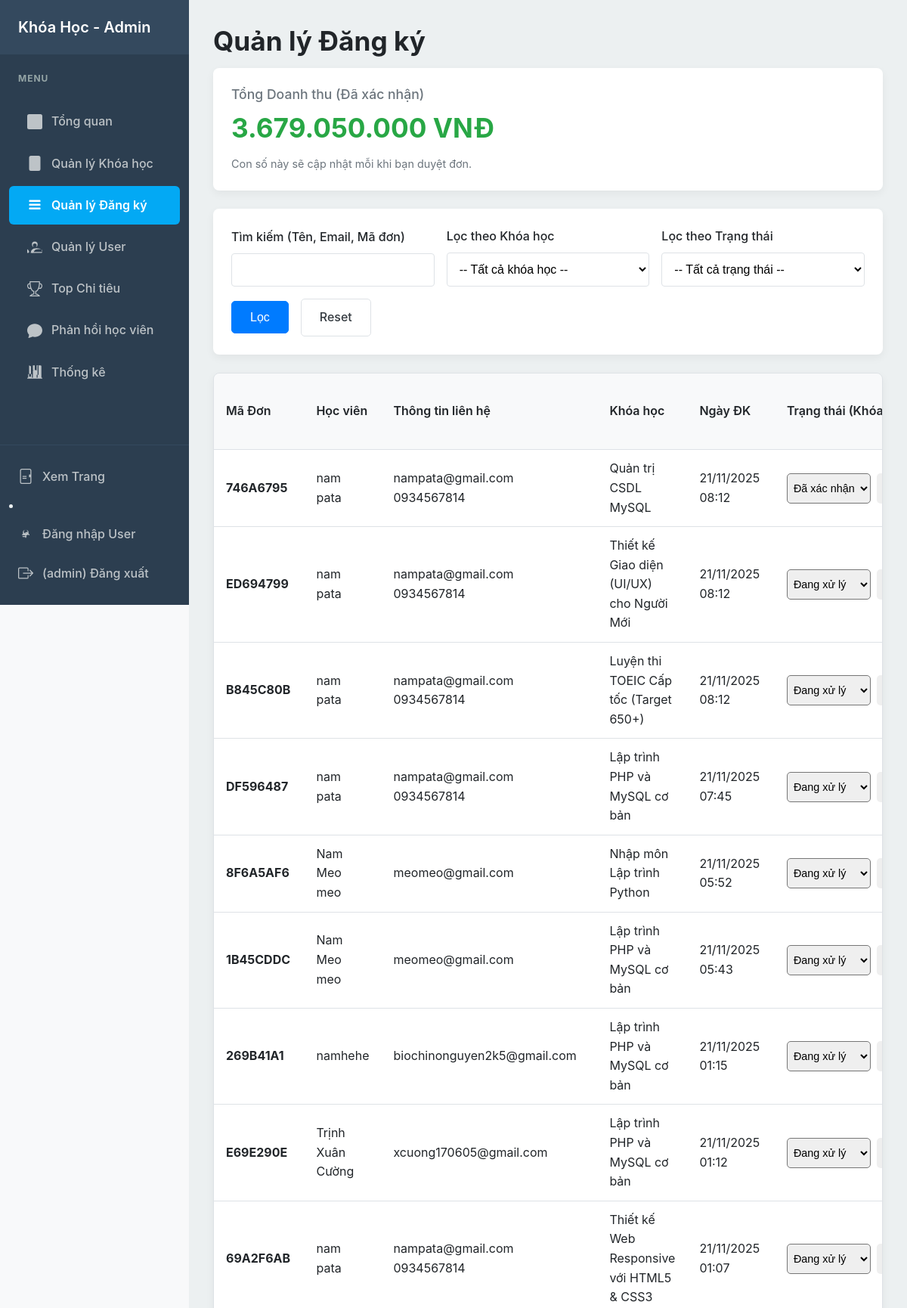
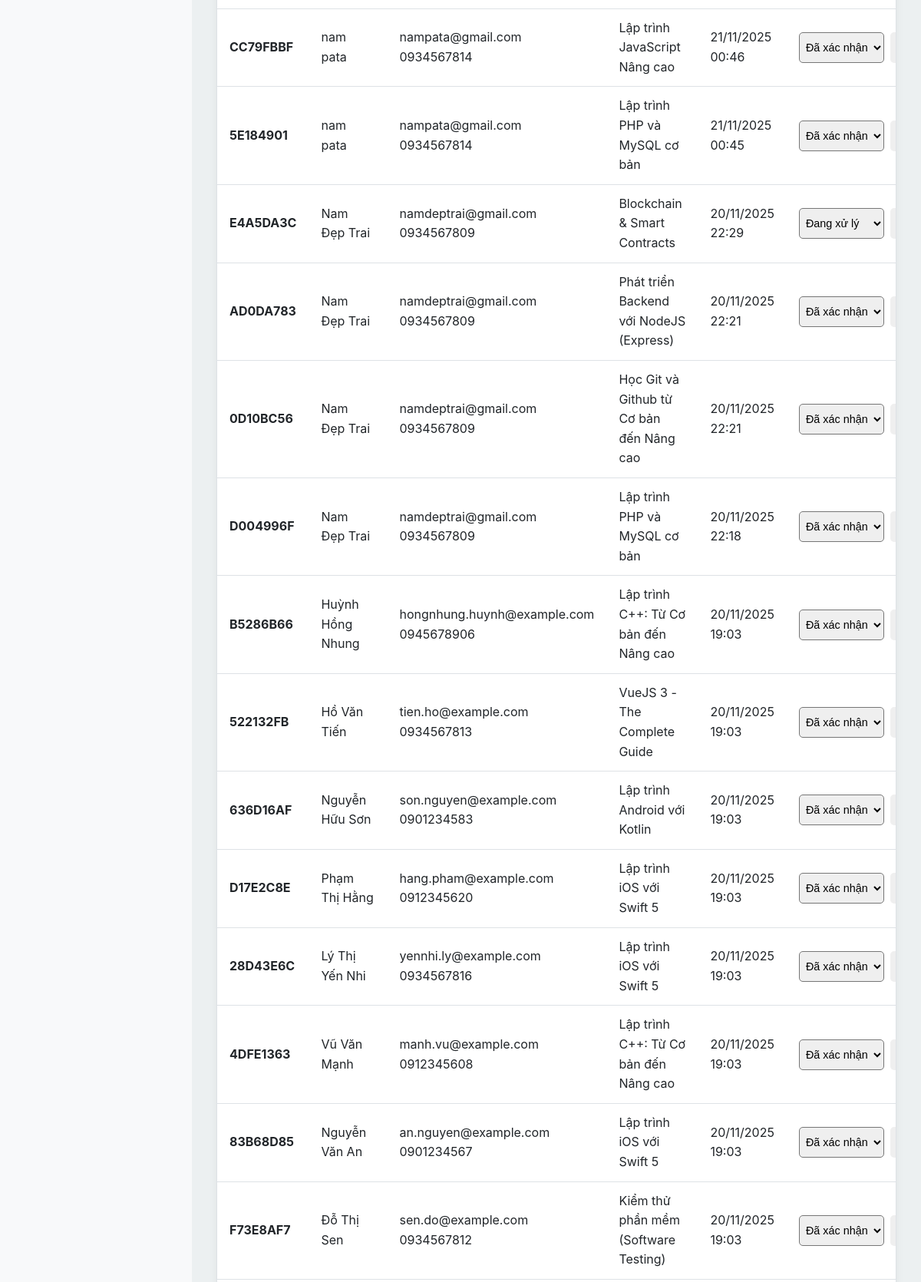
The page /admin/registrations.php (signed in, upper part) on the database its author committed (2 pictures, top to bottom).
### tables this page shows
CREATE TABLE IF NOT EXISTS `registrations` (
  `id` int NOT NULL AUTO_INCREMENT,
  `invoice_code` varchar(8) DEFAULT NULL,
  `student_code` varchar(20) DEFAULT NULL,
  `course_id` int NOT NULL,
  `student_name` varchar(255) NOT NULL,
  `student_email` varchar(255) NOT NULL,
  `student_phone` varchar(20) DEFAULT NULL,
  `notes` text,
  `status` enum('Đang xử lý','Đã xác nhận','Đã hủy') NOT NULL DEFAULT 'Đang xử lý',
  `is_counted` tinyint(1) DEFAULT '0',
  `registered_at` timestamp NOT NULL DEFAULT CURRENT_TIMESTAMP,
  PRIMARY KEY (`id`),
  UNIQUE KEY `invoice_code` (`invoice_code`),
  KEY `course_id` (`course_id`)
);

CREATE TABLE IF NOT EXISTS `courses` (
  `id` int NOT NULL AUTO_INCREMENT,
  `course_code` varchar(50) DEFAULT NULL,
  `category_id` int DEFAULT NULL,
  `name` varchar(255) NOT NULL,
  `short_description` text NOT NULL,
  `full_description` longtext NOT NULL,
  `fee` decimal(10,2) NOT NULL DEFAULT '0.00',
  `rating` decimal(2,1) DEFAULT '5.0',
  `rating_count` int DEFAULT '0',
  `students_count` int DEFAULT '0',
  `duration` varchar(100) DEFAULT NULL,
  `image_url` varchar(500) DEFAULT NULL,
  `material_url` varchar(255) DEFAULT NULL,
  `what_you_learn` text,
  `syllabus` text,
  `requirements` text,
  `created_at` timestamp NOT NULL DEFAULT CURRENT_TIMESTAMP,
  `likes_count` int DEFAULT '0',
  `dislikes_count` int DEFAULT '0',
  `comments_count` int DEFAULT '0',
  PRIMARY KEY (`id`),
  UNIQUE KEY `course_code` (`course_code`),
  KEY `fk_course_category` (`category_id`)
);

### inc/functions.php (called while the page is built, shortened)
<?php
function h(?string $string): string
{
    return htmlspecialchars($string ?? '', ENT_QUOTES, 'UTF-8');
}
?>

### admin/registrations.php (the view, shortened to what this page needs)
<?php
require_once __DIR__ . '/../inc/db.php';
try {
    $stmt_revenue = $pdo->query("
        SELECT SUM(CASE WHEN r.status = 'Đã xác nhận' THEN c.fee ELSE 0 END) as confirmed_revenue
        FROM registrations r
        JOIN courses c ON r.course_id = c.id
    ");
    $total_confirmed_revenue = (float)($stmt_revenue->fetchColumn() ?? 0);
} catch (PDOException $e) {
    $total_confirmed_revenue = 0;
}
require_once __DIR__ . '/../inc/admin_header.php';
$search_term = isset($_GET['search']) ? trim($_GET['search']) : '';
$possible_statuses = ['Đang xử lý', 'Đã xác nhận', 'Đã hủy'];
$base_sql = "FROM registrations r JOIN courses c ON r.course_id = c.id";
$where_sql = "";
$page = isset($_GET['page']) && (int)$_GET['page'] > 0 ? (int)$_GET['page'] : 1;
$per_page = 50;
$offset = ($page - 1) * $per_page;
$data_sql = "SELECT r.*, c.name as course_name
             " . $base_sql . $where_sql . "
             ORDER BY r.registered_at DESC
             LIMIT ? OFFSET ?";
$stmt = $pdo->prepare($data_sql);
$param_index = 1;
$stmt->bindValue($param_index, $per_page, PDO::PARAM_INT);
$param_index++;
$stmt->bindValue($param_index, $offset, PDO::PARAM_INT);
$stmt->execute();
$registrations = $stmt->fetchAll();
?>
<h1>Quản lý Đăng ký</h1>
<div class="dashboard-stats" style="grid-template-columns: 1fr; margin-bottom: 1.5rem;">
    <div class="stat-card">
        <h3>Tổng Doanh thu (Đã xác nhận)</h3>
        <p style="color: var(--success-color);">
            <?php echo number_format($total_confirmed_revenue, 0, ',', '.'); ?> VNĐ
        </p>
        <span class="stat-detail">Con số này sẽ cập nhật mỗi khi bạn duyệt đơn.</span>
    </div>
</div>
<form action="registrations.php" method="GET" class="filter-form">
    <div class="form-group">
        <label for="search">Tìm kiếm (Tên, Email, Mã đơn)</label>
        <input type="text" id="search" name="search" value="<?php echo h($search_term); ?>">
    </div>
    <div class="form-group">
        <label for="course_id">Lọc theo Khóa học</label>
        <select id="course_id" name="course_id">
            <option value="">-- Tất cả khóa học --</option>
        </select>
    </div>
    <div class="form-group">
        <label for="status">Lọc theo Trạng thái</label>
        <select id="status" name="status">
            <option value="">-- Tất cả trạng thái --</option>
        </select>
    </div>
    <div class="form-group form-actions">
        <button type="submit" class="btn btn-primary">Lọc</button>
        <a href="registrations.php" class="btn btn-secondary">Reset</a>
    </div>
</form>
<div class="admin-table-responsive">
    <table class="admin-table">
        <thead>
            <tr>
                <th>Mã Đơn</th> <th>Học viên</th>
                <th>Thông tin liên hệ</th>
                <th>Khóa học</th>
                <th>Ngày ĐK</th>
                <th>Trạng thái (Khóa)</th>
            </tr>
        </thead>
        <tbody>
            <?php if (empty($registrations)): ?>
                <tr>
                    <td colspan="7">Không tìm thấy đăng ký nào khớp.</td>
                </tr>
            <?php else: ?>
                <?php foreach ($registrations as $reg): ?>
                <tr>
                    <td data-label="Mã Đơn" style="font-weight: bold;"><?php echo h($reg['invoice_code']); ?></td>
                    <td data-label="Học viên"><?php echo h($reg['student_name']); ?></td>
                    <td data-label="Liên hệ">
                        <?php echo h($reg['student_email']); ?><br>
                        <?php echo h($reg['student_phone']); ?>
                    </td>
                    <td data-label="Khóa học"><?php echo h($reg['course_name']); ?></td>
                    <td data-label="Ngày ĐK"><?php echo date('d/m/Y H:i', strtotime($reg['registered_at'])); ?></td>
                    <td data-label="Trạng thái (Khóa)">
                        <form action="reg_action.php" method="POST" class="status-update-form">
                            <select name="status">
                                <?php foreach ($possible_statuses as $status): ?>
                                    <option value="<?php echo h($status); ?>" <?php echo ($status === $reg['status']) ? 'selected' : ''; ?>>
                                        <?php echo h($status); ?>
                                    </option>
                                <?php endforeach; ?>
                            </select>
                            <button type="submit" class="btn btn-small">Cập nhật</button>
                        </form>
                    </td>
                </tr>
                <?php endforeach; ?>
            <?php endif; ?>
        </tbody>
    </table>
</div>
<?php require_once __DIR__ . '/../inc/admin_footer.php'; ?>

### css/base.css (style rules this page uses)
:root { --primary-color: #007bff; --primary-color-dark: #0056b3; --secondary-color: #6c757d; --success-color: #28a745; --danger-color: #dc3545; --light-color: #f8f9fa; --dark-color: #343a40; --text-color: #212529; --border-color: #dee2e6; --container-width: 1200px; --font-family: -apple-system, BlinkMacSystemFont, "Segoe UI", Roboto, "Helvetica Neue", Arial, sans-serif; }
* { margin: 0; padding: 0; box-sizing: border-box; }
body { font-family: var(--font-family); line-height: 1.6; background-color: var(--light-color); color: var(--text-color); display: flex; flex-direction: column; min-height: 100vh; }
h1, h2, h3 { margin-bottom: 0.75rem; line-height: 1.3; }
h1 { font-size: 2.2rem; }
p { margin-bottom: 1rem; }
a { color: var(--primary-color); text-decoration: none !important; transition: color 0.2s ease; }
.btn { display: inline-block; padding: 0.7rem 1.5rem; font-size: 1rem; font-weight: 500; text-align: center; text-decoration: none !important; border: 1px solid transparent; border-radius: 50px; cursor: pointer; transition: all 0.3s ease-in-out; }
.btn-primary { background-color: var(--primary-color); color: #fff; border-color: var(--primary-color); }
.btn-secondary { background-color: #fff; color: var(--dark-color); border-color: var(--border-color); }
.btn-small { padding: 0.25rem 0.75rem; font-size: 0.8rem; border-radius: 20px; }
.form-group { margin-bottom: 1rem; }
.form-group label { display: block; font-weight: 500; margin-bottom: 0.5rem; }
.form-group input[type="text"], .form-group input[type="email"], .form-group input[type="tel"], .form-group input[type="password"], .form-group input[type="number"], .form-group select, .form-group textarea { width: 100%; padding: 0.75rem; font-size: 1rem; border: 1px solid var(--border-color); border-radius: 0.25rem; background-color: #fff; }

### css/admin.css (style rules this page uses)
.dashboard-stats { display: grid; grid-template-columns: repeat(auto-fit, minmax(280px, 1fr)); gap: 1.5rem; }
.stat-card { background-color: #fff; padding: 1.5rem; border-radius: 8px; box-shadow: 0 4px 12px rgba(0,0,0,0.05); display: flex; align-items: center; gap: 1.25rem; opacity: 0; animation: fadeInUp 0.5s ease-out forwards; }
.stat-card:not(:has(.stat-card-icon)) { display: block; background-color: #fff; }
.stat-card:nth-child(1) { animation-delay: 0.1s; }
.stat-card-content h3, .stat-card:not(:has(.stat-card-icon)) h3 { font-size: 1.1rem; color: var(--secondary-color); margin-bottom: 0.25rem; font-weight: 500; }
.stat-card-content p, .stat-card:not(:has(.stat-card-icon)) p { font-size: 1.6rem; font-weight: bold; color: var(--dark-color); margin-bottom: 0.25rem; }
.stat-card:not(:has(.stat-card-icon)) p { font-size: 2.2rem; color: var(--success-color); }
.stat-card .stat-detail, .stat-card:not(:has(.stat-card-icon)) .stat-detail { font-size: 0.9rem; color: var(--secondary-color); margin-top: 0.5rem; display: block; height: 1.2em; }
.stat-card:not(:has(.stat-card-icon)) .stat-detail { height: auto; }
.form-actions { display: flex; gap: 1rem; align-items: center; margin-top: 1.5rem; }
.form-actions .btn { border-radius: 5px; }
.filter-form { background-color: #fff; padding: 1.5rem; border-radius: 8px; margin-bottom: 1.5rem; display: grid; grid-template-columns: repeat(auto-fit, minmax(200px, 1fr)); gap: 1rem; align-items: flex-end; box-shadow: 0 4px 12px rgba(0,0,0,0.05); }
.filter-form .form-group { margin-bottom: 0; }
.filter-form .form-actions { margin-top: 0; }
.filter-form .btn { border-radius: 5px; }
.admin-table-responsive { width: 100%; overflow-x: auto; background-color: #fff; border: 1px solid var(--border-color); border-radius: 8px; box-shadow: 0 4px 12px rgba(0,0,0,0.05); }
.admin-table { width: 100%; border-collapse: collapse; }
.admin-table th, .admin-table td { padding: 0.75rem 1rem; text-align: left; border-bottom: 1px solid var(--border-color); vertical-align: middle; }
.admin-table thead th { background-color: var(--light-color); font-weight: 600; }
.status-update-form { display: flex; gap: 0.5rem; }
.status-update-form select { padding: 0.25rem; font-size: 0.9rem; width: auto; border-radius: 5px; }
.status-update-form .btn { border-radius: 5px; }

### rows shown on the page
registrations: invoice_code "746A6795", student_name "nam pata", student_email "nampata@gmail.com", student_phone "0934567814", course.name "Quản trị CSDL MySQL", registered_at "21/11/2025 08:12"
registrations: invoice_code "ED694799", student_name "nam pata", student_email "nampata@gmail.com", student_phone "0934567814", course.name "Thiết kế Giao diện (UI/UX) cho Người Mới", registered_at "21/11/2025 08:12"
registrations: invoice_code "B845C80B", student_name "nam pata", student_email "nampata@gmail.com", student_phone "0934567814", course.name "Luyện thi TOEIC Cấp tốc (Target 650+)", registered_at "21/11/2025 08:12"
registrations: invoice_code "DF596487", student_name "nam pata", student_email "nampata@gmail.com", student_phone "0934567814", course.name "Lập trình PHP và MySQL cơ bản", registered_at "21/11/2025 07:45"
registrations: invoice_code "8F6A5AF6", student_name "Nam Meo meo", student_email "meomeo@gmail.com", course.name "Nhập môn Lập trình Python", registered_at "21/11/2025 05:52"
registrations: invoice_code "1B45CDDC", student_name "Nam Meo meo", student_email "meomeo@gmail.com", course.name "Lập trình PHP và MySQL cơ bản", registered_at "21/11/2025 05:43"
registrations: invoice_code "269B41A1", student_name "namhehe", student_email "biochinonguyen2k5@gmail.com", course.name "Lập trình PHP và MySQL cơ bản", registered_at "21/11/2025 01:15"
registrations: invoice_code "E69E290E", student_name "Trịnh Xuân Cường", student_email "xcuong170605@gmail.com", course.name "Lập trình PHP và MySQL cơ bản", registered_at "21/11/2025 01:12"
registrations: invoice_code "69A2F6AB", student_name "nam pata", student_email "nampata@gmail.com", student_phone "0934567814", course.name "Thiết kế Web Responsive với HTML5 & CSS3", registered_at "21/11/2025 01:07"
registrations: invoice_code "CC79FBBF", student_name "nam pata", student_email "nampata@gmail.com", student_phone "0934567814", course.name "Lập trình JavaScript Nâng cao", registered_at "21/11/2025 00:46"
registrations: invoice_code "5E184901", student_name "nam pata", student_email "nampata@gmail.com", student_phone "0934567814", course.name "Lập trình PHP và MySQL cơ bản", registered_at "21/11/2025 00:45"
registrations: invoice_code "E4A5DA3C", student_name "Nam Đẹp Trai", student_email "namdeptrai@gmail.com", student_phone "0934567809", course.name "Blockchain & Smart Contracts", registered_at "20/11/2025 22:29"
registrations: invoice_code "AD0DA783", student_name "Nam Đẹp Trai", student_email "namdeptrai@gmail.com", student_phone "0934567809", course.name "Phát triển Backend với NodeJS (Express)", registered_at "20/11/2025 22:21"
registrations: invoice_code "0D10BC56", student_name "Nam Đẹp Trai", student_email "namdeptrai@gmail.com", student_phone "0934567809", course.name "Học Git và Github từ Cơ bản đến Nâng cao", registered_at "20/11/2025 22:21"
registrations: invoice_code "D004996F", student_name "Nam Đẹp Trai", student_email "namdeptrai@gmail.com", student_phone "0934567809", course.name "Lập trình PHP và MySQL cơ bản", registered_at "20/11/2025 22:18"
registrations: invoice_code "B5286B66", student_name "Huỳnh Hồng Nhung", student_email "hongnhung.huynh@example.com", student_phone "0945678906", course.name "Lập trình C++: Từ Cơ bản đến Nâng cao", registered_at "20/11/2025 19:03"
registrations: invoice_code "522132FB", student_name "Hồ Văn Tiến", student_email "tien.ho@example.com", student_phone "0934567813", course.name "VueJS 3 - The Complete Guide", registered_at "20/11/2025 19:03"
registrations: invoice_code "636D16AF", student_name "Nguyễn Hữu Sơn", student_email "son.nguyen@example.com", student_phone "0901234583", course.name "Lập trình Android với Kotlin", registered_at "20/11/2025 19:03"
registrations: invoice_code "D17E2C8E", student_name "Phạm Thị Hằng", student_email "hang.pham@example.com", student_phone "0912345620", course.name "Lập trình iOS với Swift 5", registered_at "20/11/2025 19:03"
registrations: invoice_code "28D43E6C", student_name "Lý Thị Yến Nhi", student_email "yennhi.ly@example.com", student_phone "0934567816", course.name "Lập trình iOS với Swift 5", registered_at "20/11/2025 19:03"
registrations: invoice_code "4DFE1363", student_name "Vũ Văn Mạnh", student_email "manh.vu@example.com", student_phone "0912345608", course.name "Lập trình C++: Từ Cơ bản đến Nâng cao", registered_at "20/11/2025 19:03"
registrations: invoice_code "83B68D85", student_name "Nguyễn Văn An", student_email "an.nguyen@example.com", student_phone "0901234567", course.name "Lập trình iOS với Swift 5", registered_at "20/11/2025 19:03"
registrations: invoice_code "F73E8AF7", student_name "Đỗ Thị Sen", student_email "sen.do@example.com", student_phone "0934567812", course.name "Kiểm thử phần mềm (Software Testing)", registered_at "20/11/2025 19:03"

### other values the page prints
$_SESSION['admin_username'] "admin"
$total_confirmed_revenue "3.679.050.000"
form field status "Đã xác nhận"
form field status "Đang xử lý"
